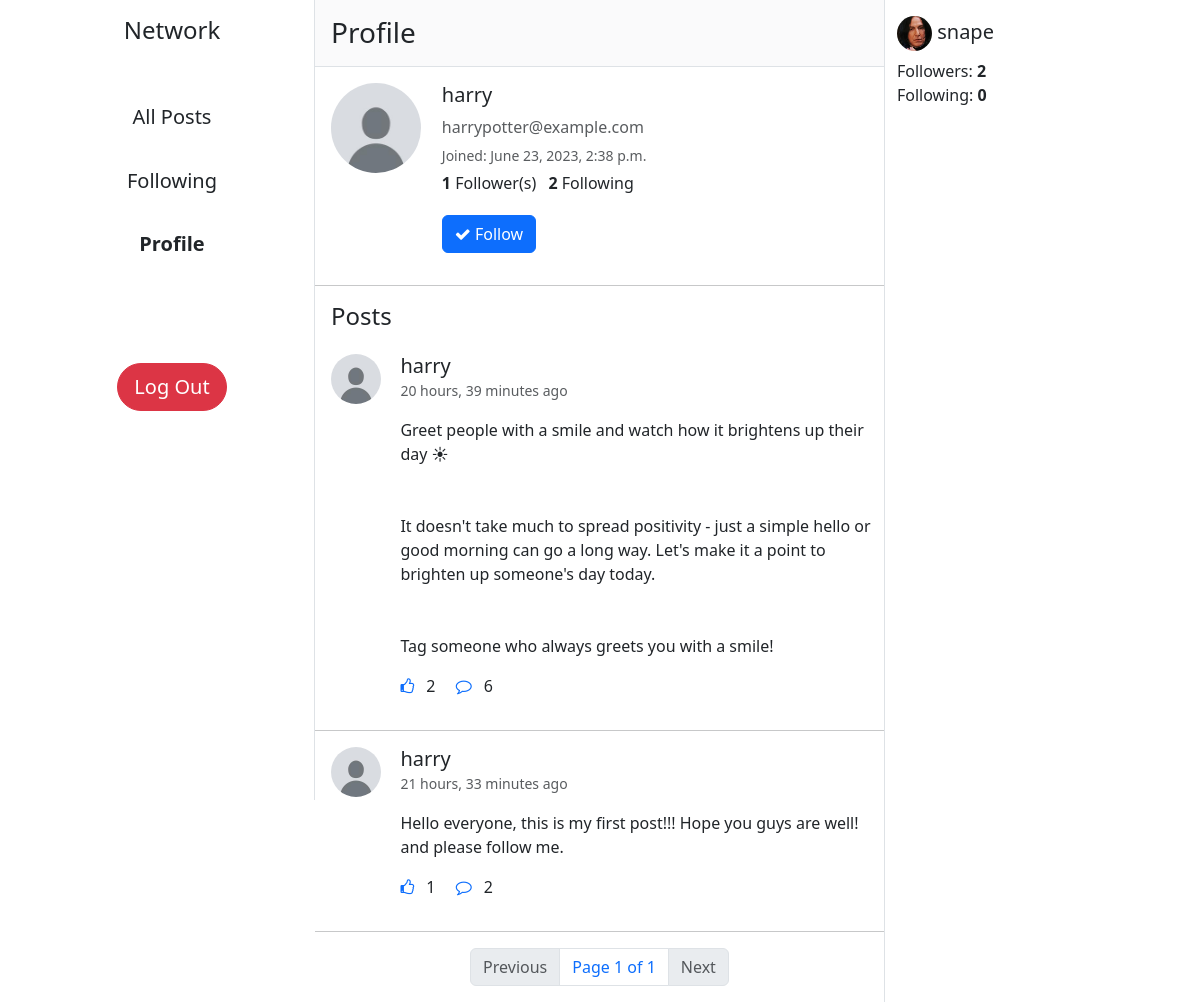
/profile/3 (signed in), run on the app's committed database.
### network/models.py (models this page shows, shortened)
class User(AbstractUser):
    profile_pic = models.ImageField(upload_to="images/", default="images/default-profile-pic.jpg")
    def get_posts(self):
        posts = self.posts.order_by("-posted_on").all()
        return posts
    def get_followers_count(self):
        return self.followers.count()
    def get_followings_count(self):
        return self.followings.count()

class Post(models.Model):
    content = models.CharField(max_length=1200, null=False, blank=False)
    posted_on = models.DateTimeField(auto_now_add=True)
    posted_by = models.ForeignKey(User, on_delete=models.CASCADE, related_name="posts")
    likes = models.ManyToManyField(User, blank=True, related_name="liked_posts")
    def count_likes(self):
        return self.likes.count()
    def get_comments(self):
        return self.comments.all()
    def count_comments(self):
        return self.comments.count()
    def check_like(self, user):
        try:
            self.likes.get(pk=user.id)
            return True
        except:
            return False

### network/views.py (the view)
# urls.py: path("profile/<int:user_id>", views.profile, name="profile"),
def profile(request, user_id):
    try:
        user = User.objects.get(pk=user_id)
    except User.DoesNotExist:
        return HttpResponseRedirect(reverse("index"))
    posts = user.get_posts()
    posts = posts.order_by("-posted_on")
    paginator = Paginator(posts, 10)
    page_num = request.GET.get("page")
    posts = paginator.get_page(page_num if page_num else 1)
    likes = []
    for post in posts:
        likes.append(post.check_like(user=request.user))
    zipped_list = zip(posts, likes)
    is_following = False
    try:
        if (request.user.is_authenticated):
            Follower.objects.get(followee=user, follower=request.user)
            is_following = True
    except Follower.DoesNotExist:
        is_following = False
    return render(request, "network/profile.html", {
        "user": user,
        "posts": posts,
        "zipped_list": zipped_list,
        "is_following": is_following
    })

### network/templates/network/profile.html (shortened to what this page needs)
{% extends "network/layout.html" %}
{% block body %}
    <h3 class="p-3 bg-body-tertiary bg-opacity-75 m-0 border-bottom sticky-top">
        {% if user == request.user %}
            Your Profile
        {% else %}
            Profile
        {% endif %}
    </h3>
    <div class="row">
        <div class="col-2 m-3">
            <img class="profile-pic profile-pic-lg" src="{{ user.profile_pic.url }}" alt="profile-pic">
        </div>
        <div class="col-8 py-3 px-lg-2 px-sm-3">
            <h5>{{ user.username }}</h5>
            <p class="text-muted my-1">{{ user.email }}</p>
            <small class="text-muted">Joined: {{ user.date_joined }}</small>
            <p class="my-1">
                <strong id="follower-count">{{ user.get_followers_count }}</strong> Follower(s)
                <strong class="ms-2">{{ user.get_followings_count }}</strong> Following
            </p>
            {% if request.user.is_authenticated and user != request.user %}
                {% if is_following %}
                    <button class="btn btn-primary mt-3" id="follow-btn" data-id="{{ user.id }}"><i class="fa fa-close"></i> Unfollow</button>
                {% else %}
                    <button class="btn btn-primary mt-3" id="follow-btn" data-id="{{ user.id }}"><i class="fa fa-check"></i> Follow</button>
                {% endif %}
            {% endif %}
        </div>
    </div>
    <hr>
    <h4 class="mx-3">
        {% if user == request.user %}
            Your Posts
        {% else %}
            Posts
        {% endif %}
    </h4>
    {% include "network/posts.html" %}
{% endblock %}

### network/templates/network/posts.html (shortened to what this page needs)
{% for post, like in zipped_list %}
        <div class="card w-100 border-0" id="post{{ post.id }}">
            <div class="row">
                <div class="col-1 m-3">
                    <img class="profile-pic profile-pic-md" src="{{ post.posted_by.profile_pic.url }}" alt="profile-pic">
                </div>
                <div class="col-9 card-body position-relative me-2">
                    <h5 class="card-title my-0">
                        <a href="{% url 'profile' post.posted_by.id %}"
                            class="link-dark link-underline-opacity-0 link-underline-opacity-100-hover">{{ post.posted_by }}</a>
                    </h5>
                    <small class="card-subtitle mb-2 text-body-secondary">{{ post.posted_on|timesince }} ago</small>
                    <p class="card-text my-3 post-content">{{ post.content }}</p>
                    <p class="card-text">
                        <a class="text-decoration-none like-btn" data-id="{{ post.id }}">
                            {% if like %}
                                <i class="fa fa-thumbs-up"></i>
                            {% else %}
                                <i class="fa fa-thumbs-o-up"></i>
                            {% endif %}
                        </a>
                        <span class="likes-count mx-2">{{ post.count_likes }}</span>
                        <a href="#commentCollapse{{ post.id }}" class="card-link text-decoration-none mx-2" data-bs-toggle="collapse"
                            role="button" aria-expanded="false" aria-controls="commentCollapse{{ post.id }}">
                            <i class="fa fa-comment-o"></i>
                        </a>
                        <span class="comments-count">{{ post.count_comments }}</span>
                    </p>
                </div>
            </div>
        </div>
        <hr class="my-0">
{% empty %}
    <h4 class="p-3">No posts yet.</h4>
{% endfor %}
{% include "network/pagination.html" %}

### network/templates/network/sidebar.html
{% if request.user.is_authenticated %}
    <h5 class="mt-3">
        <img class="profile-pic profile-pic-sm" src="{{ request.user.profile_pic.url }}" alt="profile-pic">
        <a href="{% url 'profile' request.user.id %}" class="link-dark link-underline-opacity-0 link-underline-opacity-100-hover">{{ request.user }}</a>
    </h5>
    <ul class="list-unstyled">
        <li>Followers: <strong>{{ request.user.get_followers_count }}</strong></li>
        <li>Following: <strong id="followings-count">{{ request.user.get_followings_count }}</strong></li>
    </ul>
{% endif %}

### network/static/network/styles.css (style rules this page uses)
.profile-pic { border-radius: 50%; object-fit: cover; }
.profile-pic-lg { width: 90px; height: 90px; }
.profile-pic-md { width: 50px; height: 50px; }
.profile-pic-sm { width: 35px; height: 35px; }
.post-content { white-space: pre-line; }

### data on the page
User: profile_pic (placeholder picture), username "harry", email "harrypotter@example.com", date_joined "June 23, 2023, 2:38 p.m.", get_followers_count "1", get_followings_count "2"
Post: posted_by.profile_pic (placeholder picture), posted_by "harry", posted_on "20 hours, 39 minutes", content "Greet people with a smile and watch how it brightens up their day ☀ It doesn't take much to spread positivity - just a simple hello or good morning can go a long way. Let's make it a point to brighten up someone's day today. Tag someone who always greets you with a smile!", count_likes "2", count_comments "6"
Post: posted_by.profile_pic (placeholder picture), posted_by "harry", posted_on "21 hours, 33 minutes", content "Hello everyone, this is my first post!!! Hope you guys are well! and please follow me.", count_likes "1", count_comments "2"
User: user.profile_pic (picture), user "snape", user.get_followers_count "2", user.get_followings_count "0"

### other printed values
{{ posts.number }} "1"
{{ posts.paginator.num_pages }} "1"
